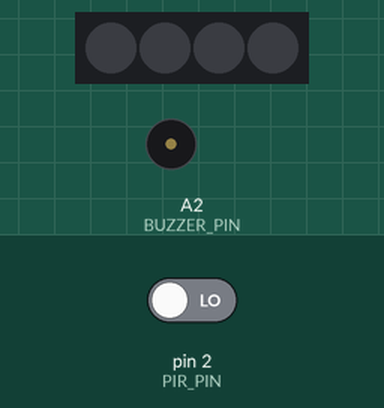
Simulated run of this sketch. Board: Arduino Uno, built with avr-gcc and run on an emulated ATmega328P. Parts: 4 RGB LEDs in strip order, left to right, buzzer (waves = sounding, pin HIGH). Inputs (shaded band) come from the test bench; at power-on: pin 2 (PIR_PIN) LOW. Dim RGB values are drawn brighter than linear; what the sketch prints to the serial monitor is not drawn.

Above: at 1.2 s.
1.3 s: pin 2 (PIR_PIN) driven HIGH
At 1.4 s:
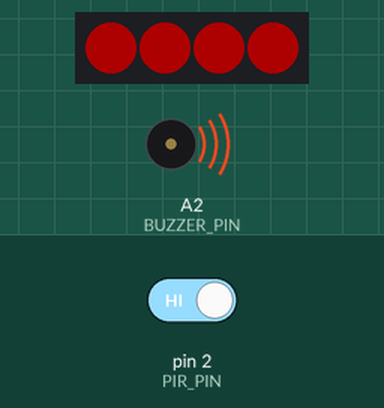
4.3 s: pin 2 (PIR_PIN) driven LOW
At 5.0 s:
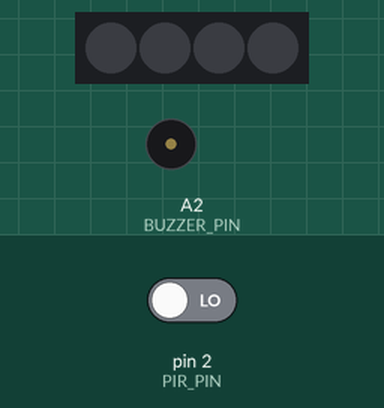
Timing chart, 0 to 7.3 s (numbered marks = the images above; inputs shaded):
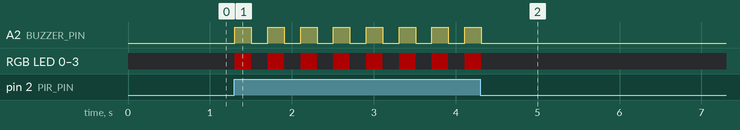

Measured:
- after the input at 1.3 s, A2 (BUZZER_PIN): alternates HIGH for 0.20 s and LOW for 0.20 s, starting at once; RGB LED 0–3: alternates RGB(50, 0, 0) for 0.20 s and off for 0.20 s, starting at once
- after the input at 4.3 s, A2 (BUZZER_PIN): goes on until 4.3 s, then stays LOW

The sketch:

PIR_alarm.ino
```cpp
/*
 * 名称   : PIR alarm
 * 功能   : PIR控制蜂鸣器和SK6812 RGB模块模拟入侵检测报警器
 * 作者   : http://www.keyes-robot.com/
*/
#include <FastLED.h>

#define NUM_LEDS 4     //定义SK6812 RGB模块上LED灯珠数量
#define LED_PIN  3     //定义SK6812 RGB模块控制引脚为D3
CRGB leds[NUM_LEDS];

#define PIR_PIN  2     //PIR运动传感器控制引脚为D2
#define BUZZER_PIN  A2  //定义有源蜂鸣器控制引脚为A2

int item = 0;

void setup() {
  Serial.begin(9600);//启动串口监视器，设置波特率为9600
  pinMode(PIR_PIN, INPUT);  //设置PIR运动传感器的引脚为输入模式
  pinMode(BUZZER_PIN, OUTPUT); //设置有源蜂鸣器的引脚为输出模式
  FastLED.addLeds<WS2812B, LED_PIN, GRB>(leds, NUM_LEDS);
  FastLED.setBrightness(50);   //设置SK6812 RGB的亮度
}

void loop() {
  item = digitalRead(PIR_PIN);//读取红外热释传感器输出的数字信号
  Serial.println(item);          //打印变量item的值
  if (item == 1) {  //运动检测
    digitalWrite(BUZZER_PIN, HIGH); //打开蜂鸣器
    fill_solid(leds, NUM_LEDS, CRGB::Red);   // SK6812RGB模块4个LED灯珠亮红灯
    FastLED.show();
    delay(200);//延迟 200ms
    digitalWrite(BUZZER_PIN, LOW); //关掉蜂鸣器
    fill_solid(leds, NUM_LEDS, CRGB::Black);  // SK6812 RGB模块4个LED灯珠不亮
    FastLED.show();
    delay(200);//延迟 200ms
  } else {  //没有检测到任何信号或数据
    digitalWrite(BUZZER_PIN, LOW); //关掉蜂鸣器
    fill_solid(leds, NUM_LEDS, CRGB::Black);  // SK6812 RGB模块4个LED灯珠不亮
    FastLED.show();
  }
}
```
